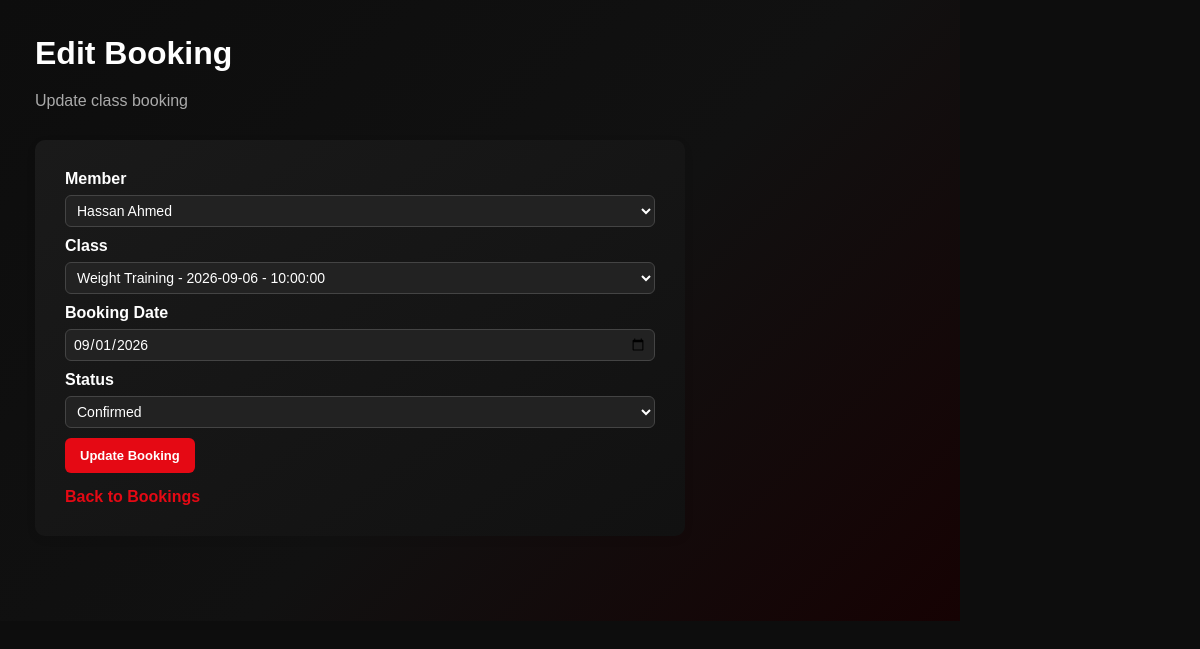
The app's page /pages/bookings/edit_booking.php?id=2 (signed in) with its own data.
### tables this page shows
CREATE TABLE `bookings` (
  `booking_id` int(10) NOT NULL,
  `booking_date` date NOT NULL,
  `status` varchar(20) NOT NULL,
  `member_id` int(10) NOT NULL,
  `class_id` int(10) NOT NULL
);

CREATE TABLE `members` (
  `member_id` int(10) NOT NULL COMMENT 'pk',
  `gender` varchar(10) NOT NULL,
  `birth_date` date NOT NULL,
  `join_date` date NOT NULL,
  `user_id` int(10) NOT NULL,
  `created_at` timestamp NOT NULL DEFAULT current_timestamp()
);

CREATE TABLE `users` (
  `user_id` int(10) NOT NULL COMMENT 'pk',
  `full_name` varchar(100) NOT NULL,
  `username` varchar(50) NOT NULL,
  `password` varchar(255) NOT NULL,
  `role` varchar(20) NOT NULL,
  `profile_id` int(10) DEFAULT 4,
  `phone` varchar(20) NOT NULL,
  `email` varchar(100) NOT NULL,
  `status` varchar(20) NOT NULL,
  `image` varchar(255) DEFAULT NULL
);

CREATE TABLE `classes` (
  `class_id` int(10) NOT NULL,
  `class_name` varchar(100) NOT NULL,
  `class_date` date NOT NULL,
  `start_time` time NOT NULL,
  `capacity` int(20) NOT NULL,
  `trainer_id` int(10) NOT NULL
);

### classes/BaseModel.php (called while the page is built, shortened)
<?php
require_once __DIR__ . "/../config/database.php";
class BaseModel
{
    protected $conn;
    public function __construct()
    {
        global $conn;
        $this->conn = $conn;
    }
    protected function fetchOne($sql, $types = "", ...$params)
    {
        $stmt = $this->conn->prepare($sql);
        if (!empty($types)) {
            $stmt->bind_param($types, ...$params);
        }
        if (!$stmt->execute()) {
            die("Execute failed: " . $stmt->error);
        }
        $result = $stmt->get_result();
        return $result->fetch_assoc();
    }
    protected function fetchAll($sql, $types = "", ...$params)
    {
        $stmt = $this->conn->prepare($sql);
        if (!$stmt->execute()) {
            die("Execute failed: " . $stmt->error);
        }
        $result = $stmt->get_result();
        return $result->fetch_all(MYSQLI_ASSOC);
    }
}

### classes/member.php (called while the page is built, shortened)
<?php
class Member extends User
{
    public function getAll()
    {
        return $this->fetchAll(
            "SELECT
                members.*,
                users.full_name,
                users.username,
                users.phone,
                users.email,
                users.status,
                users.image
             FROM members
             INNER JOIN users
                ON members.user_id = users.user_id
             ORDER BY members.member_id DESC"
        );
    }
}

### classes/booking.php (called while the page is built, shortened)
<?php
require_once __DIR__ . "/BaseModel.php";
class Booking extends BaseModel
{
    public function getBookingById($booking_id)
    {
        return $this->fetchOne(
            "SELECT
                bookings.*,
                users.full_name,
                classes.class_name,
                classes.class_date,
                classes.start_time,
                classes.capacity
             FROM bookings
             INNER JOIN members
                ON bookings.member_id = members.member_id
             INNER JOIN users
                ON members.user_id = users.user_id
             INNER JOIN classes
                ON bookings.class_id = classes.class_id
             WHERE bookings.booking_id = ?",
            "i",
            $booking_id
        );
    }
}

### classes/gym_class.php (called while the page is built, shortened)
<?php
require_once __DIR__ . "/BaseModel.php";
class ClassModel extends BaseModel
{
    public function getAllClasses()
    {
        return $this->fetchAll(
            "SELECT
                classes.*,
                trainers.specialty,
                users.full_name
             FROM classes
             INNER JOIN trainers
                ON classes.trainer_id = trainers.trainer_id
             INNER JOIN users
                ON trainers.user_id = users.user_id
             ORDER BY classes.class_id DESC"
        );
    }
}

### pages/bookings/edit_booking.php (the view, shortened to what this page needs)
<?php
$profile_id = (int) $_SESSION["profile_id"];
require_once __DIR__ . "/../../classes/booking.php";
require_once __DIR__ . "/../../classes/member.php";
require_once __DIR__ . "/../../classes/gym_class.php";
$booking = new Booking();
$member = new Member();
$class = new ClassModel();
$booking_id = (int) $_GET["id"];
$data = $booking->getBookingById($booking_id);
$currentMember = null;
if ($profile_id == 1 || $profile_id == 2) {
    $members = $member->getAll();
} else {
    $members = [$currentMember];
}
$classes = $class->getAllClasses();
?>
<!DOCTYPE html>
<html lang="en">
<head>
    <link
        rel="stylesheet"
        href="../../assets/css/style.css"
    >
</head>
<body>
<div class="main-content">
    <div class="dashboard-header">
        <h1>
            Edit Booking
        </h1>
        <p>
            Update class booking
        </p>
    </div>
    <div class="form-container">
        <form method="POST">
            <div class="form-group">
                <label for="member_id">
                    Member
                </label>
                <?php if ($profile_id == 4): ?>
                    <input
                        type="text"
                        value="<?= htmlspecialchars(
                            $currentMember["full_name"]
                        ) ?>"
                        disabled
                    >
                    <input
                        type="hidden"
                        name="member_id"
                        value="<?= $currentMember["member_id"] ?>"
                    >
                <?php else: ?>
                    <select
                        id="member_id"
                        name="member_id"
                        required
                    >
                        <?php foreach ($members as $item): ?>
                            <option
                                value="<?= $item["member_id"] ?>"
                                <?= (
                                    (
                                        $_POST["member_id"]
                                        ?? $data["member_id"]
                                    )
                                    == $item["member_id"]
                                ) ? "selected" : "" ?>
                            >
                                <?= htmlspecialchars(
                                    $item["full_name"]
                                ) ?>
                            </option>
                        <?php endforeach; ?>
                    </select>
                <?php endif; ?>
            </div>
            <div class="form-group">
                <label for="class_id">
                    Class
                </label>
                <select
                    id="class_id"
                    name="class_id"
                    required
                >
                    <?php foreach ($classes as $item): ?>
                        <option
                            value="<?= $item["class_id"] ?>"
                            <?= (
                                (
                                    $_POST["class_id"]
                                    ?? $data["class_id"]
                                )
                                == $item["class_id"]
                            ) ? "selected" : "" ?>
                        >
                            <?= htmlspecialchars(
                                $item["class_name"]
                                . " - "
                                . $item["class_date"]
                                . " - "
                                . $item["start_time"]
                            ) ?>
                        </option>
                    <?php endforeach; ?>
                </select>
            </div>
            <div class="form-group">
                <label for="booking_date">
                    Booking Date
                </label>
                <input
                    type="date"
                    id="booking_date"
                    name="booking_date"
                    required
                    value="<?= htmlspecialchars(
                        $_POST["booking_date"]
                        ?? $data["booking_date"]
                    ) ?>"
                >
            </div>
            <div class="form-group">
                <label for="status">
                    Status
                </label>
                <select
                    id="status"
                    name="status"
                    required
                >
                    <option
                        value="Confirmed"
                        <?= (
                            (
                                $_POST["status"]
                                ?? $data["status"]
                            )
                            === "Confirmed"
                        ) ? "selected" : "" ?>
                    >
                        Confirmed
                    </option>
                </select>
            </div>
            <button
                type="submit"
                class="form-button"
            >
                Update Booking
            </button>
            <div>
                <a
                    href="bookings.php"
                    class="back-link"
                >
                    Back to Bookings
                </a>
            </div>
        </form>
    </div>
</div>
</body>
</html>

### records on screen
bookings: member_id "Hassan Ahmed", class_id "Weight Training - 2026-09-06 - 10:00:00", booking_date "09/01/2026", status "Confirmed"
